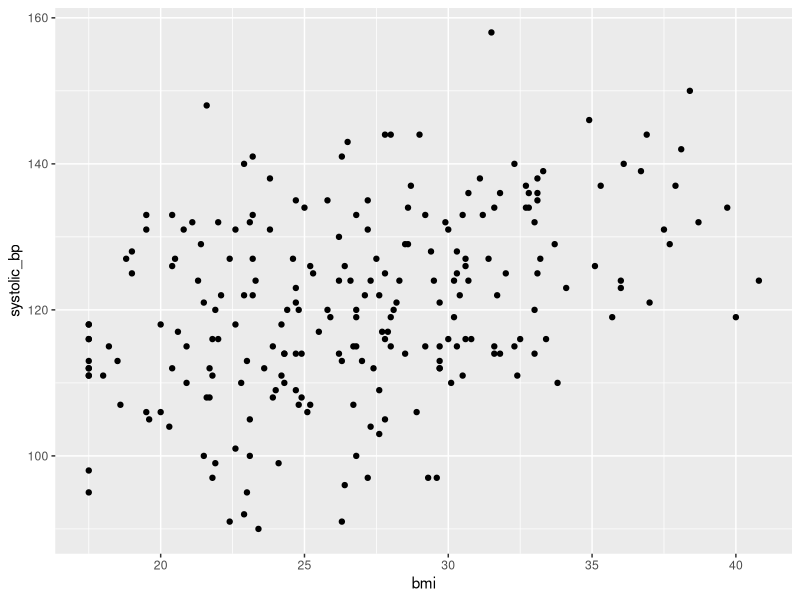

This figure's R source: (Note: this script raises an error after producing the figure.)
## ---- chunk 1
# Run scripts/00_setup.R first if tidyverse or broom is not installed.
library(tidyverse)
library(broom)
## ---- chunk 2
health_raw <- read_csv("data/bootcamp_health.csv")
## ---- chunk 3
glimpse(health_raw)
## ---- chunk 4
# How many rows and columns?

# What are the first few rows?

# How many missing values are in each column?

## ---- chunk 5
health_clean <- health_raw |>
  mutate(
    visit_date = as.Date(visit_date),
    hypertension_flag = systolic_bp >= 130 | diastolic_bp >= 80,
    bmi_group = case_when(
      is.na(bmi) ~ NA_character_,
      bmi < 18.5 ~ "Underweight",
      bmi < 25 ~ "Healthy range",
      bmi < 30 ~ "Overweight",
      TRUE ~ "Obesity range"
    )
  ) |>
  filter(!is.na(age), !is.na(bmi), !is.na(systolic_bp))
## ---- chunk 6
health_clean |>
  group_by(sex) |>
  summarize(
    n = n(),
    mean_age = mean(age),
    mean_bmi = mean(bmi),
    percent_hypertension = mean(hypertension_flag) * 100,
    .groups = "drop"
  )
## ---- chunk 7
health_clean |>
  ggplot(aes(x = bmi, y = systolic_bp)) +
  geom_point()
## ---- chunk 8
# Your improved plot here
## ---- chunk 9
fit <- lm(systolic_bp ~ age + bmi + sex, data = health_clean)
summary(fit)
## ---- chunk 10
tidy(fit)
## ---- chunk 11
cohort_table <- health_clean |>
  group_by(sex) |>
  summarize(
    n = n(),
    mean_bmi = mean(bmi),
    mean_sbp = mean(systolic_bp),
    .groups = "drop"
  )

write_csv(cohort_table, "output/cohort_table.csv")
